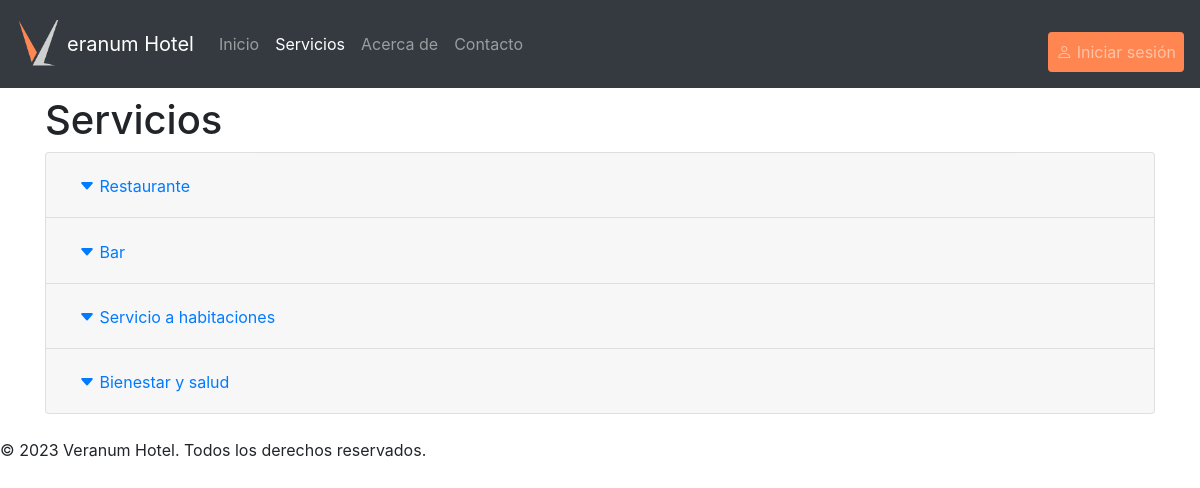
The app's page /servicios/ with its own data.
### VeranumApp/models.py (models this page shows, shortened)
class ServicioHoteleria(models.Model):
    idServicio = models.AutoField(primary_key=True)
    nombre = models.CharField(max_length=100)

### VeranumApp/views.py (the view)
# urls.py: path('servicios/', views.servicios_subservicios, name='servicios'),
def servicios_subservicios(request):
    servicios = ServicioHoteleria.objects.all()
    return render(request, "servicios.html", {"servicios": servicios})

### VeranumApp/templates/servicios.html (shortened to what this page needs)
{% extends 'base.html' %}
{% block navbar %}
<ul class="navbar-nav">
    <li class="nav-item">
        <a class="nav-link" href="{% url 'buscar_habitaciones' %}">Inicio</a>
    </li>
    <li class="nav-item active">
        <a class="nav-link" href="{% url 'servicios' %}">Servicios</a>
    </li>
    <li class="nav-item">
        <a class="nav-link" href="{% url 'acerca_de' %}">Acerca de</a>
    </li>
    <li class="nav-item">
        <a class="nav-link" href="{% url 'contacto' %}"">Contacto</a>
    </li>
</ul>
{% endblock %}
{% block content %}
<h1>Servicios</h1>
<div class="accordion" id="accordionServicios">
    {% for servicio in servicios %}
    <div class="card">
        <div class="card-header" id="heading{{ servicio.idServicio }}">
            <h2 class="mb-0">
                <button class="btn btn-link" type="button" data-toggle="collapse"
                    data-target="#collapse{{ servicio.idServicio }}" aria-expanded="true"
                    aria-controls="collapse{{ servicio.idServicio }}">
                    <i class="bi bi-caret-down-fill"></i>
                    {{ servicio.nombre }}
            </h2>
        </div>
    </div>
    {% endfor %}
</div>
{% endblock %}

### static/css/style.css (style rules this page uses)
html { scroll-behavior: ; }
body { transition: 0.3s all ease-in-out; }

### records on screen
ServicioHoteleria: nombre "Restaurante"
ServicioHoteleria: nombre "Bar"
ServicioHoteleria: nombre "Servicio a habitaciones"
ServicioHoteleria: nombre "Bienestar y salud"
